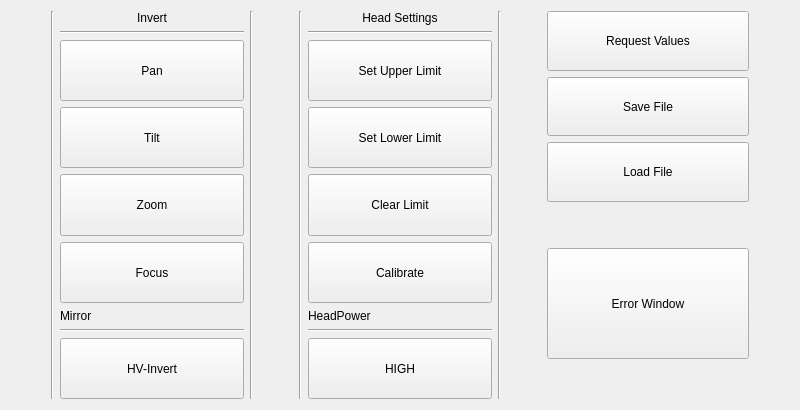
<?xml version="1.0" encoding="UTF-8"?>
<ui version="4.0">
 <class>Others</class>
 <widget class="QWidget" name="Others">
  <property name="geometry">
   <rect>
    <x>0</x>
    <y>0</y>
    <width>800</width>
    <height>410</height>
   </rect>
  </property>
  <property name="windowTitle">
   <string>Form</string>
  </property>
  <layout class="QGridLayout" name="gridLayout_3">
   <item row="0" column="0">
    <spacer name="horizontalSpacer_3">
     <property name="orientation">
      <enum>Qt::Horizontal</enum>
     </property>
     <property name="sizeType">
      <enum>QSizePolicy::Minimum</enum>
     </property>
     <property name="sizeHint" stdset="0">
      <size>
       <width>40</width>
       <height>20</height>
      </size>
     </property>
    </spacer>
   </item>
   <item row="0" column="3" rowspan="2">
    <layout class="QGridLayout" name="gridLayout_2">
     <item row="4" column="1">
      <widget class="QPushButton" name="btClearLimit">
       <property name="sizePolicy">
        <sizepolicy hsizetype="Minimum" vsizetype="Preferred">
         <horstretch>0</horstretch>
         <verstretch>0</verstretch>
        </sizepolicy>
       </property>
       <property name="minimumSize">
        <size>
         <width>110</width>
         <height>0</height>
        </size>
       </property>
       <property name="cursor">
        <cursorShape>BlankCursor</cursorShape>
       </property>
       <property name="focusPolicy">
        <enum>Qt::NoFocus</enum>
       </property>
       <property name="text">
        <string>Clear Limit</string>
       </property>
      </widget>
     </item>
     <item row="5" column="1">
      <widget class="QPushButton" name="btCalibrate">
       <property name="sizePolicy">
        <sizepolicy hsizetype="Minimum" vsizetype="Preferred">
         <horstretch>0</horstretch>
         <verstretch>0</verstretch>
        </sizepolicy>
       </property>
       <property name="minimumSize">
        <size>
         <width>110</width>
         <height>0</height>
        </size>
       </property>
       <property name="cursor">
        <cursorShape>BlankCursor</cursorShape>
       </property>
       <property name="focusPolicy">
        <enum>Qt::NoFocus</enum>
       </property>
       <property name="text">
        <string>Calibrate</string>
       </property>
      </widget>
     </item>
     <item row="6" column="1">
      <widget class="QLabel" name="lHeadPower">
       <property name="sizePolicy">
        <sizepolicy hsizetype="Preferred" vsizetype="Fixed">
         <horstretch>0</horstretch>
         <verstretch>0</verstretch>
        </sizepolicy>
       </property>
       <property name="cursor">
        <cursorShape>BlankCursor</cursorShape>
       </property>
       <property name="text">
        <string>HeadPower</string>
       </property>
      </widget>
     </item>
     <item row="0" column="0" rowspan="9">
      <widget class="Line" name="line_3">
       <property name="orientation">
        <enum>Qt::Vertical</enum>
       </property>
      </widget>
     </item>
     <item row="3" column="1">
      <widget class="QPushButton" name="btLowerLimit">
       <property name="sizePolicy">
        <sizepolicy hsizetype="Minimum" vsizetype="Preferred">
         <horstretch>0</horstretch>
         <verstretch>0</verstretch>
        </sizepolicy>
       </property>
       <property name="minimumSize">
        <size>
         <width>110</width>
         <height>0</height>
        </size>
       </property>
       <property name="cursor">
        <cursorShape>BlankCursor</cursorShape>
       </property>
       <property name="focusPolicy">
        <enum>Qt::NoFocus</enum>
       </property>
       <property name="text">
        <string>Set Lower Limit</string>
       </property>
      </widget>
     </item>
     <item row="2" column="1">
      <widget class="QPushButton" name="btUpperLimit">
       <property name="sizePolicy">
        <sizepolicy hsizetype="Minimum" vsizetype="Preferred">
         <horstretch>0</horstretch>
         <verstretch>0</verstretch>
        </sizepolicy>
       </property>
       <property name="minimumSize">
        <size>
         <width>110</width>
         <height>0</height>
        </size>
       </property>
       <property name="cursor">
        <cursorShape>BlankCursor</cursorShape>
       </property>
       <property name="focusPolicy">
        <enum>Qt::NoFocus</enum>
       </property>
       <property name="text">
        <string>Set Upper Limit</string>
       </property>
      </widget>
     </item>
     <item row="7" column="1">
      <widget class="Line" name="line_7">
       <property name="orientation">
        <enum>Qt::Horizontal</enum>
       </property>
      </widget>
     </item>
     <item row="0" column="2" rowspan="9">
      <widget class="Line" name="line_4">
       <property name="cursor">
        <cursorShape>BlankCursor</cursorShape>
       </property>
       <property name="orientation">
        <enum>Qt::Vertical</enum>
       </property>
      </widget>
     </item>
     <item row="8" column="1">
      <widget class="QPushButton" name="btHeadPower">
       <property name="sizePolicy">
        <sizepolicy hsizetype="Minimum" vsizetype="Preferred">
         <horstretch>0</horstretch>
         <verstretch>0</verstretch>
        </sizepolicy>
       </property>
       <property name="minimumSize">
        <size>
         <width>110</width>
         <height>0</height>
        </size>
       </property>
       <property name="cursor">
        <cursorShape>BlankCursor</cursorShape>
       </property>
       <property name="focusPolicy">
        <enum>Qt::NoFocus</enum>
       </property>
       <property name="text">
        <string>HIGH</string>
       </property>
       <property name="checkable">
        <bool>true</bool>
       </property>
       <property name="autoExclusive">
        <bool>true</bool>
       </property>
      </widget>
     </item>
     <item row="0" column="1">
      <widget class="QLabel" name="lHeadSettings">
       <property name="sizePolicy">
        <sizepolicy hsizetype="Preferred" vsizetype="Fixed">
         <horstretch>0</horstretch>
         <verstretch>0</verstretch>
        </sizepolicy>
       </property>
       <property name="cursor">
        <cursorShape>BlankCursor</cursorShape>
       </property>
       <property name="text">
        <string>Head Settings</string>
       </property>
       <property name="alignment">
        <set>Qt::AlignCenter</set>
       </property>
      </widget>
     </item>
     <item row="1" column="1">
      <widget class="Line" name="line_8">
       <property name="orientation">
        <enum>Qt::Horizontal</enum>
       </property>
      </widget>
     </item>
    </layout>
   </item>
   <item row="0" column="5">
    <layout class="QVBoxLayout" name="verticalLayout">
     <item>
      <widget class="QPushButton" name="btRequest">
       <property name="sizePolicy">
        <sizepolicy hsizetype="Minimum" vsizetype="Preferred">
         <horstretch>0</horstretch>
         <verstretch>0</verstretch>
        </sizepolicy>
       </property>
       <property name="minimumSize">
        <size>
         <width>110</width>
         <height>0</height>
        </size>
       </property>
       <property name="cursor">
        <cursorShape>BlankCursor</cursorShape>
       </property>
       <property name="focusPolicy">
        <enum>Qt::NoFocus</enum>
       </property>
       <property name="text">
        <string>Request Values</string>
       </property>
      </widget>
     </item>
     <item>
      <widget class="QPushButton" name="btSave">
       <property name="sizePolicy">
        <sizepolicy hsizetype="Minimum" vsizetype="Preferred">
         <horstretch>0</horstretch>
         <verstretch>0</verstretch>
        </sizepolicy>
       </property>
       <property name="minimumSize">
        <size>
         <width>110</width>
         <height>0</height>
        </size>
       </property>
       <property name="cursor">
        <cursorShape>BlankCursor</cursorShape>
       </property>
       <property name="focusPolicy">
        <enum>Qt::NoFocus</enum>
       </property>
       <property name="text">
        <string>Save File</string>
       </property>
      </widget>
     </item>
     <item>
      <widget class="QPushButton" name="btLoad">
       <property name="sizePolicy">
        <sizepolicy hsizetype="Minimum" vsizetype="Preferred">
         <horstretch>0</horstretch>
         <verstretch>0</verstretch>
        </sizepolicy>
       </property>
       <property name="minimumSize">
        <size>
         <width>110</width>
         <height>0</height>
        </size>
       </property>
       <property name="cursor">
        <cursorShape>BlankCursor</cursorShape>
       </property>
       <property name="focusPolicy">
        <enum>Qt::NoFocus</enum>
       </property>
       <property name="text">
        <string>Load File</string>
       </property>
       <property name="checkable">
        <bool>false</bool>
       </property>
      </widget>
     </item>
    </layout>
   </item>
   <item row="0" column="1" rowspan="2">
    <layout class="QGridLayout" name="gridLayout">
     <item row="5" column="1">
      <widget class="QPushButton" name="btFocusInvert">
       <property name="sizePolicy">
        <sizepolicy hsizetype="Minimum" vsizetype="Preferred">
         <horstretch>0</horstretch>
         <verstretch>0</verstretch>
        </sizepolicy>
       </property>
       <property name="minimumSize">
        <size>
         <width>110</width>
         <height>0</height>
        </size>
       </property>
       <property name="cursor">
        <cursorShape>BlankCursor</cursorShape>
       </property>
       <property name="focusPolicy">
        <enum>Qt::NoFocus</enum>
       </property>
       <property name="text">
        <string>Focus</string>
       </property>
       <property name="checkable">
        <bool>true</bool>
       </property>
      </widget>
     </item>
     <item row="3" column="1">
      <widget class="QPushButton" name="btTiltInvert">
       <property name="sizePolicy">
        <sizepolicy hsizetype="Minimum" vsizetype="Preferred">
         <horstretch>0</horstretch>
         <verstretch>0</verstretch>
        </sizepolicy>
       </property>
       <property name="minimumSize">
        <size>
         <width>110</width>
         <height>0</height>
        </size>
       </property>
       <property name="cursor">
        <cursorShape>BlankCursor</cursorShape>
       </property>
       <property name="focusPolicy">
        <enum>Qt::NoFocus</enum>
       </property>
       <property name="text">
        <string>Tilt</string>
       </property>
       <property name="checkable">
        <bool>true</bool>
       </property>
      </widget>
     </item>
     <item row="0" column="0" rowspan="9">
      <widget class="Line" name="line">
       <property name="cursor">
        <cursorShape>BlankCursor</cursorShape>
       </property>
       <property name="orientation">
        <enum>Qt::Vertical</enum>
       </property>
      </widget>
     </item>
     <item row="0" column="1">
      <widget class="QLabel" name="lInvert">
       <property name="sizePolicy">
        <sizepolicy hsizetype="Preferred" vsizetype="Fixed">
         <horstretch>0</horstretch>
         <verstretch>0</verstretch>
        </sizepolicy>
       </property>
       <property name="cursor">
        <cursorShape>BlankCursor</cursorShape>
       </property>
       <property name="text">
        <string>Invert</string>
       </property>
       <property name="alignment">
        <set>Qt::AlignCenter</set>
       </property>
      </widget>
     </item>
     <item row="0" column="2" rowspan="9">
      <widget class="Line" name="line_2">
       <property name="cursor">
        <cursorShape>BlankCursor</cursorShape>
       </property>
       <property name="orientation">
        <enum>Qt::Vertical</enum>
       </property>
      </widget>
     </item>
     <item row="1" column="1">
      <widget class="Line" name="line_5">
       <property name="orientation">
        <enum>Qt::Horizontal</enum>
       </property>
      </widget>
     </item>
     <item row="2" column="1">
      <widget class="QPushButton" name="btPanInvert">
       <property name="sizePolicy">
        <sizepolicy hsizetype="Minimum" vsizetype="Preferred">
         <horstretch>0</horstretch>
         <verstretch>0</verstretch>
        </sizepolicy>
       </property>
       <property name="minimumSize">
        <size>
         <width>110</width>
         <height>0</height>
        </size>
       </property>
       <property name="cursor">
        <cursorShape>BlankCursor</cursorShape>
       </property>
       <property name="focusPolicy">
        <enum>Qt::NoFocus</enum>
       </property>
       <property name="text">
        <string>Pan</string>
       </property>
       <property name="checkable">
        <bool>true</bool>
       </property>
      </widget>
     </item>
     <item row="8" column="1">
      <widget class="QPushButton" name="btMirror">
       <property name="sizePolicy">
        <sizepolicy hsizetype="Minimum" vsizetype="Preferred">
         <horstretch>0</horstretch>
         <verstretch>0</verstretch>
        </sizepolicy>
       </property>
       <property name="minimumSize">
        <size>
         <width>110</width>
         <height>0</height>
        </size>
       </property>
       <property name="cursor">
        <cursorShape>BlankCursor</cursorShape>
       </property>
       <property name="focusPolicy">
        <enum>Qt::NoFocus</enum>
       </property>
       <property name="text">
        <string>HV-Invert</string>
       </property>
       <property name="checkable">
        <bool>true</bool>
       </property>
       <property name="autoExclusive">
        <bool>true</bool>
       </property>
      </widget>
     </item>
     <item row="6" column="1">
      <widget class="QLabel" name="lMirror">
       <property name="sizePolicy">
        <sizepolicy hsizetype="Preferred" vsizetype="Fixed">
         <horstretch>0</horstretch>
         <verstretch>0</verstretch>
        </sizepolicy>
       </property>
       <property name="cursor">
        <cursorShape>BlankCursor</cursorShape>
       </property>
       <property name="text">
        <string>Mirror</string>
       </property>
      </widget>
     </item>
     <item row="4" column="1">
      <widget class="QPushButton" name="btZoomInvert">
       <property name="sizePolicy">
        <sizepolicy hsizetype="Minimum" vsizetype="Preferred">
         <horstretch>0</horstretch>
         <verstretch>0</verstretch>
        </sizepolicy>
       </property>
       <property name="minimumSize">
        <size>
         <width>110</width>
         <height>0</height>
        </size>
       </property>
       <property name="cursor">
        <cursorShape>BlankCursor</cursorShape>
       </property>
       <property name="focusPolicy">
        <enum>Qt::NoFocus</enum>
       </property>
       <property name="text">
        <string>Zoom</string>
       </property>
       <property name="checkable">
        <bool>true</bool>
       </property>
      </widget>
     </item>
     <item row="7" column="1">
      <widget class="Line" name="line_6">
       <property name="orientation">
        <enum>Qt::Horizontal</enum>
       </property>
      </widget>
     </item>
    </layout>
   </item>
   <item row="0" column="2">
    <spacer name="horizontalSpacer">
     <property name="orientation">
      <enum>Qt::Horizontal</enum>
     </property>
     <property name="sizeType">
      <enum>QSizePolicy::Minimum</enum>
     </property>
     <property name="sizeHint" stdset="0">
      <size>
       <width>40</width>
       <height>20</height>
      </size>
     </property>
    </spacer>
   </item>
   <item row="0" column="4">
    <spacer name="horizontalSpacer_2">
     <property name="orientation">
      <enum>Qt::Horizontal</enum>
     </property>
     <property name="sizeType">
      <enum>QSizePolicy::Minimum</enum>
     </property>
     <property name="sizeHint" stdset="0">
      <size>
       <width>40</width>
       <height>20</height>
      </size>
     </property>
    </spacer>
   </item>
   <item row="0" column="6">
    <spacer name="horizontalSpacer_4">
     <property name="orientation">
      <enum>Qt::Horizontal</enum>
     </property>
     <property name="sizeType">
      <enum>QSizePolicy::Minimum</enum>
     </property>
     <property name="sizeHint" stdset="0">
      <size>
       <width>40</width>
       <height>20</height>
      </size>
     </property>
    </spacer>
   </item>
   <item row="1" column="5">
    <layout class="QVBoxLayout" name="verticalLayout_2">
     <property name="topMargin">
      <number>40</number>
     </property>
     <property name="bottomMargin">
      <number>40</number>
     </property>
     <item>
      <widget class="QPushButton" name="btErrorWindow">
       <property name="sizePolicy">
        <sizepolicy hsizetype="Minimum" vsizetype="Preferred">
         <horstretch>0</horstretch>
         <verstretch>0</verstretch>
        </sizepolicy>
       </property>
       <property name="minimumSize">
        <size>
         <width>110</width>
         <height>0</height>
        </size>
       </property>
       <property name="focusPolicy">
        <enum>Qt::NoFocus</enum>
       </property>
       <property name="text">
        <string>Error Window</string>
       </property>
      </widget>
     </item>
    </layout>
   </item>
  </layout>
 </widget>
 <resources/>
 <connections/>
</ui>
